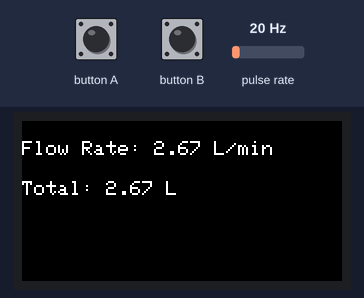
A program run on a simulated ESP32. Parts: 160×80 colour display. Wiring (inferred from the names in the program): pulse sensor: data GPIO 26. The test bench sets the inputs (shaded band); at power-on: pulse rate 20 Hz.

Above: at 1.7 s.
1.8 s: pulse rate (sensor on GPIO 26) set to 4 Hz
At 3.0 s:
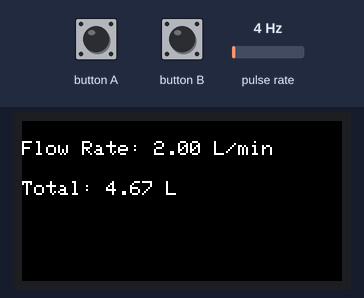
4.8 s: button A pressed for 0.15 s
At 6.0 s:
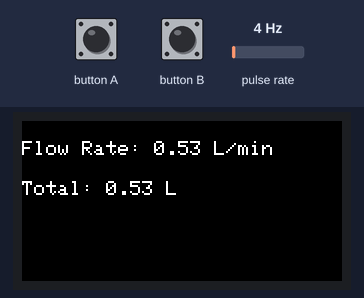
7.7 s: pulse rate (sensor on GPIO 26) set to 50 Hz
At 9.1 s:
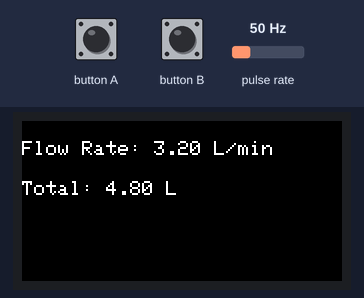
10.7 s: button A pressed for 1 s
At 12.1 s:
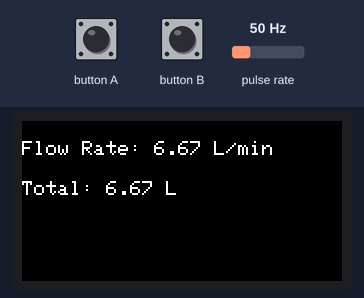
13.8 s: pulse rate (sensor on GPIO 26) set to 100 Hz
At 15.2 s:
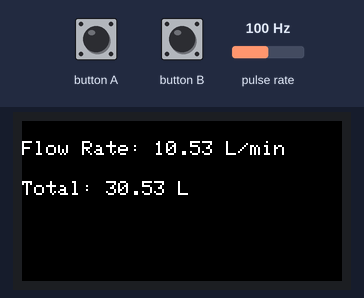
16.8 s: button B pressed for 0.15 s
At 18.8 s:
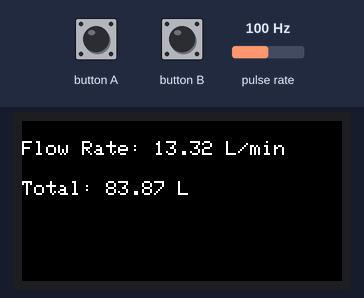
Timing chart, 0 to 20.3 s (numbered marks = the images above; inputs shaded):
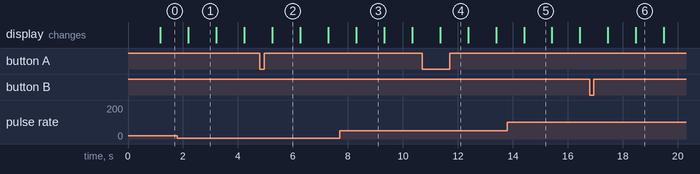

The program:

main.cpp
```cpp
#include <M5StickC.h>

float flowRate = 0.0;
float totalLitres = 0.0;
unsigned long oldTime = 0;
const float calibrationFactor = 7.5;
const int flowSensorPin = 26; // G26

volatile int pulseCount = 0;

void IRAM_ATTR pulseCounter() {
  pulseCount++;
}

void setup() {
  M5.begin();
  M5.Lcd.setRotation(3);
  M5.Lcd.fillScreen(BLACK);
  M5.Lcd.setTextSize(1);

  pinMode(flowSensorPin, INPUT_PULLUP);
  attachInterrupt(digitalPinToInterrupt(flowSensorPin), pulseCounter, RISING);

  oldTime = millis();
}

void loop() {
  if((millis() - oldTime) >= 1000) {
    detachInterrupt(digitalPinToInterrupt(flowSensorPin));

    float timeInterval = millis() - oldTime;
    flowRate = ((1000.0 / timeInterval) * pulseCount) / calibrationFactor;
    totalLitres += (pulseCount / calibrationFactor);

    M5.Lcd.fillScreen(BLACK);
    M5.Lcd.setCursor(0, 10);
    M5.Lcd.printf("Flow Rate: %.2f L/min", flowRate);
    M5.Lcd.setCursor(0, 30);
    M5.Lcd.printf("Total: %.2f L", totalLitres);

    pulseCount = 0;
    oldTime = millis();

    attachInterrupt(digitalPinToInterrupt(flowSensorPin), pulseCounter, RISING);
  }

  M5.update();
  if(M5.BtnA.wasPressed()) {
    totalLitres = 0;
  }
}
```

Measured:
- what the display in image 1 shows lasts 1.0 s, from 2.2 s to 3.2 s
